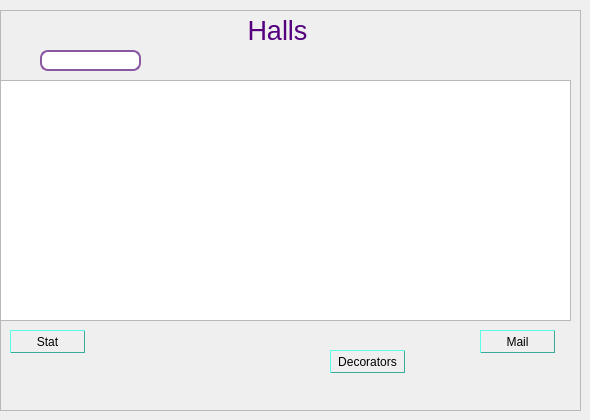
    <widget class="QWidget" name="Halls">
     <widget class="QFrame" name="frame">
      <property name="geometry">
       <rect>
        <x>0</x>
        <y>10</y>
        <width>581</width>
        <height>401</height>
       </rect>
      </property>
      <property name="frameShape">
       <enum>QFrame::StyledPanel</enum>
      </property>
      <property name="frameShadow">
       <enum>QFrame::Raised</enum>
      </property>
      <widget class="QLabel" name="HallsTitle">
       <property name="geometry">
        <rect>
         <x>210</x>
         <y>10</y>
         <width>141</width>
         <height>21</height>
        </rect>
       </property>
       <property name="baseSize">
        <size>
         <width>20</width>
         <height>20</height>
        </size>
       </property>
       <property name="styleSheet">
        <string notr="true">color: rgb(85, 0, 127);
font : 20pt;
</string>
       </property>
       <property name="text">
        <string>     Halls</string>
       </property>
      </widget>
      <widget class="QPushButton" name="AddHallButton">
       <property name="geometry">
        <rect>
         <x>520</x>
         <y>32</y>
         <width>41</width>
         <height>31</height>
        </rect>
       </property>
       <property name="styleSheet">
        <string notr="true">background-color : transparent;
border-image: url(://Img/addicon.png);
background: none;
border: none;
background-repeat : none;

</string>
       </property>
       <property name="text">
        <string/>
       </property>
      </widget>
      <widget class="QPushButton" name="UpdateHallButton">
       <property name="geometry">
        <rect>
         <x>250</x>
         <y>340</y>
         <width>75</width>
         <height>23</height>
        </rect>
       </property>
       <property name="styleSheet">
        <string notr="true">background-color : transparent;
border-image: url(://Img/update.png);
background: none;
border: none;
background-repeat : none;

</string>
       </property>
       <property name="text">
        <string/>
       </property>
      </widget>
      <widget class="QPushButton" name="DeleteHallButton">
       <property name="geometry">
        <rect>
         <x>170</x>
         <y>340</y>
         <width>75</width>
         <height>23</height>
        </rect>
       </property>
       <property name="styleSheet">
        <string notr="true">background-color : transparent;
border-image: url(://Img/delete.png);
background: none;
border: none;
background-repeat : none;

</string>
       </property>
       <property name="text">
        <string/>
       </property>
      </widget>
      <widget class="QPushButton" name="SelectHallButton">
       <property name="geometry">
        <rect>
         <x>330</x>
         <y>340</y>
         <width>75</width>
         <height>23</height>
        </rect>
       </property>
       <property name="styleSheet">
        <string notr="true">border-width : 1px;
border-style : outset;
border-color:rgb(60,170,153);</string>
       </property>
       <property name="text">
        <string>Decorators</string>
       </property>
      </widget>
      <widget class="QLineEdit" name="search_line">
       <property name="geometry">
        <rect>
         <x>40</x>
         <y>40</y>
         <width>101</width>
         <height>21</height>
        </rect>
       </property>
       <property name="styleSheet">
        <string notr="true">QLineEdit{
	border: 2px solid rgb(138,87,163);
	border-radius: 8px;
	background-color: rgb(255,255,255);
}

QLineEdit:hover{
	border: 2px solid rgb(138,87,163);
}

QLineEdit:focused{
	border: 2px solid rgb(138,87,163);
	color: #A0A0A0;
}</string>
       </property>
      </widget>
      <widget class="QTableView" name="tableView">
       <property name="geometry">
        <rect>
         <x>0</x>
         <y>70</y>
         <width>571</width>
         <height>241</height>
        </rect>
       </property>
      </widget>
      <widget class="QPushButton" name="DisplayButton">
       <property name="geometry">
        <rect>
         <x>10</x>
         <y>40</y>
         <width>21</width>
         <height>21</height>
        </rect>
       </property>
       <property name="styleSheet">
        <string notr="true">background-color : transparent;
border-image: url(://Img/searchicon.png);
background: none;
border: none;
background-repeat : none;

</string>
       </property>
       <property name="text">
        <string/>
       </property>
      </widget>
      <widget class="QPushButton" name="StatHallButton">
       <property name="geometry">
        <rect>
         <x>10</x>
         <y>320</y>
         <width>75</width>
         <height>23</height>
        </rect>
       </property>
       <property name="styleSheet">
        <string notr="true">border-width : 1px;
border-style : outset;
border-color:rgb(60,170,153);</string>
       </property>
       <property name="text">
        <string>Stat</string>
       </property>
      </widget>
      <widget class="QPushButton" name="MailHallButton">
       <property name="geometry">
        <rect>
         <x>480</x>
         <y>320</y>
         <width>75</width>
         <height>23</height>
        </rect>
       </property>
       <property name="styleSheet">
        <string notr="true">border-width : 1px;
border-style : outset;
border-color:rgb(60,170,153);</string>
       </property>
       <property name="text">
        <string>Mail</string>
       </property>
      </widget>
     </widget>
    </widget>
